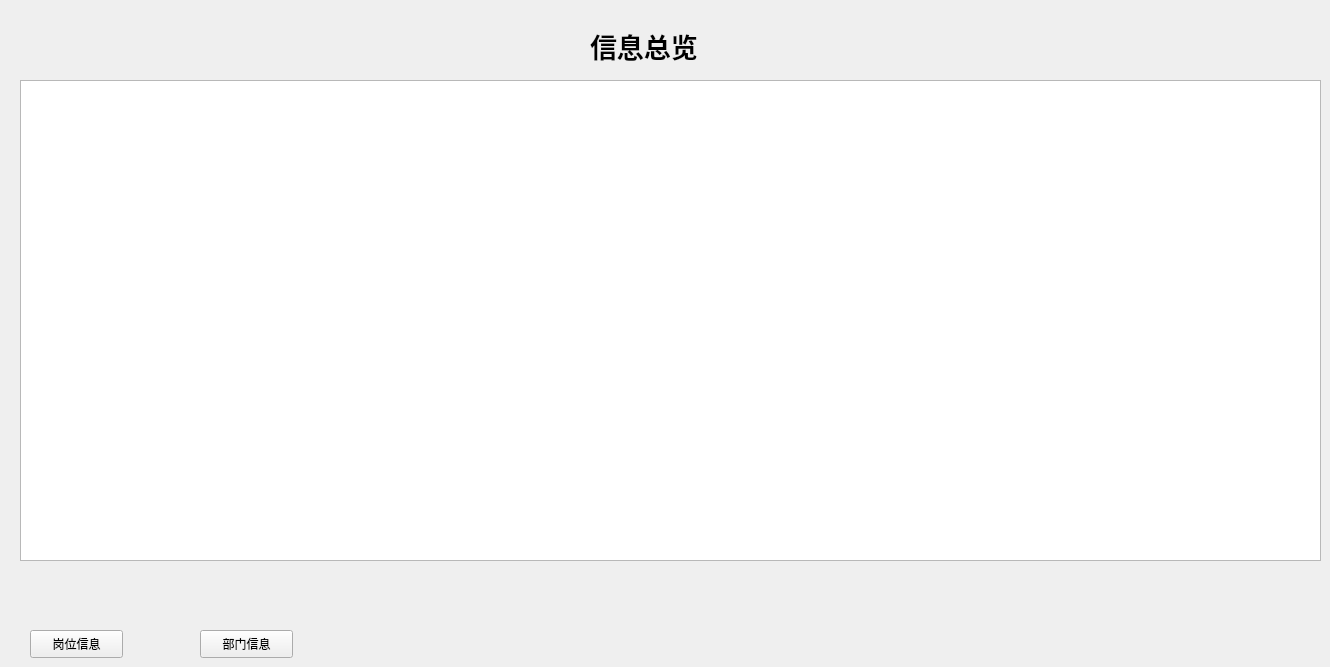
       <widget class="QWidget" name="tab_7">
        <attribute name="title">
         <string>岗位部门信息总览</string>
        </attribute>
        <widget class="QLabel" name="label_36">
         <property name="geometry">
          <rect>
           <x>590</x>
           <y>10</y>
           <width>181</width>
           <height>71</height>
          </rect>
         </property>
         <property name="font">
          <font>
           <pointsize>20</pointsize>
           <weight>75</weight>
           <bold>true</bold>
          </font>
         </property>
         <property name="text">
          <string>信息总览</string>
         </property>
        </widget>
        <widget class="QPushButton" name="pushButton_23">
         <property name="geometry">
          <rect>
           <x>30</x>
           <y>630</y>
           <width>93</width>
           <height>28</height>
          </rect>
         </property>
         <property name="text">
          <string>岗位信息</string>
         </property>
        </widget>
        <widget class="QPushButton" name="pushButton_24">
         <property name="geometry">
          <rect>
           <x>200</x>
           <y>630</y>
           <width>93</width>
           <height>28</height>
          </rect>
         </property>
         <property name="text">
          <string>部门信息</string>
         </property>
        </widget>
        <widget class="QTableView" name="tableView_6">
         <property name="geometry">
          <rect>
           <x>20</x>
           <y>80</y>
           <width>1301</width>
           <height>481</height>
          </rect>
         </property>
        </widget>
       </widget>
